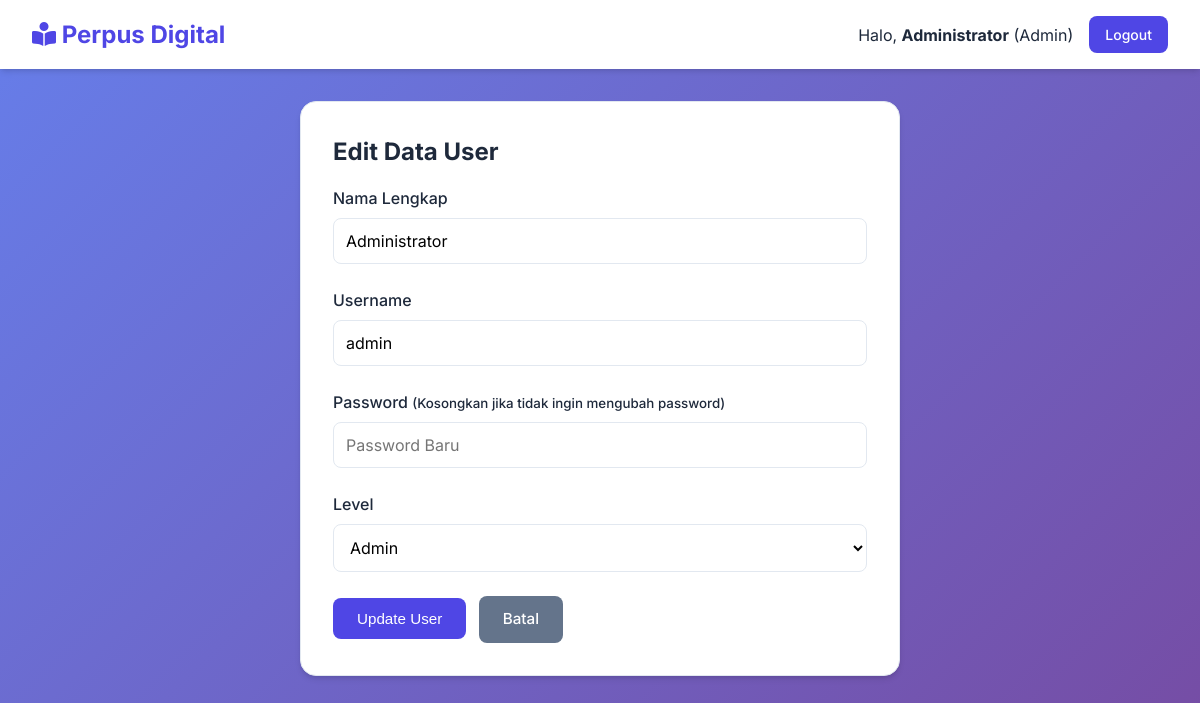
Page /edit_user.php?id=1 (signed in) on the committed database.
### tables this page shows
CREATE TABLE `users` (
  `id_user` int(11) NOT NULL AUTO_INCREMENT,
  `username` varchar(50) NOT NULL,
  `password` varchar(32) NOT NULL,
  `nama_lengkap` varchar(100) NOT NULL,
  `level` enum('admin','petugas') NOT NULL DEFAULT 'admin',
  PRIMARY KEY (`id_user`)
);

### edit_user.php (the view, shortened to what this page needs)
<?php
include 'header.php';
include 'config/database.php';
$id = $_GET['id'];
$data = mysqli_query($koneksi, "SELECT * FROM users WHERE id_user='$id'");
while ($d = mysqli_fetch_array($data)) {
?>
<div class="card" style="max-width: 600px; margin: 0 auto;">
    <h2 class="mb-4">Edit Data User</h2>
    <form action="proses_edit_user.php" method="POST">
        <div class="form-group">
            <label class="form-label">Nama Lengkap</label>
            <input type="text" name="nama" class="form-control" required value="<?php echo $d['nama_lengkap']; ?>">
        </div>
        <div class="form-group">
            <label class="form-label">Username</label>
            <input type="text" name="username" class="form-control" required value="<?php echo $d['username']; ?>">
        </div>
        <div class="form-group">
            <label class="form-label">Password <small>(Kosongkan jika tidak ingin mengubah password)</small></label>
            <input type="password" name="password" class="form-control" placeholder="Password Baru">
        </div>
        <div class="form-group">
            <label class="form-label">Level</label>
            <select name="level" class="form-control" required>
                <option value="admin" <?php if ($d['level'] == "admin")
        echo "selected"; ?>>Admin</option>
            </select>
        </div>
        <div class="mt-4">
            <button type="submit" class="btn btn-primary">Update User</button>
            <a href="user.php" class="btn" style="background-color: var(--secondary-color); color: white; margin-left: 0.5rem;">Batal</a>
        </div>
    </form>
</div>
<?php
}
include 'footer.php';
?>

### assets/css/style.css (style rules this page uses)
:root { --primary-color: #4f46e5; --primary-hover: #4338ca; --secondary-color: #64748b; --background-color: #f1f5f9; --surface-color: #ffffff; --text-color: #1e293b; --text-muted: #64748b; --border-color: #e2e8f0; --success-color: #10b981; --error-color: #ef4444; --warning-color: #f59e0b; --shadow-sm: 0 1px 2px 0 rgb(0 0 0 / 0.05); --shadow: 0 4px 6px -1px rgb(0 0 0 / 0.1), 0 2px 4px -2px rgb(0 0 0 / 0.1); --shadow-lg: 0 10px 15px -3px rgb(0 0 0 / 0.1), 0 4px 6px -4px rgb(0 0 0 / 0.1); --glass-bg: rgba(255, 255, 255, 0.7); --glass-border: 1px solid rgba(255, 255, 255, 0.3); --glass-shadow: 0 8px 32px 0 rgba(31, 38, 135, 0.37); }
* { margin: 0; padding: 0; box-sizing: border-box; }
body { font-family: 'Inter', sans-serif; background-color: var(--background-color); color: var(--text-color); line-height: 1.5; background-image: linear-gradient(135deg, #667eea 0%, #764ba2 100%); min-height: 100vh; }
a { text-decoration: none; color: var(--primary-color); transition: color 0.2s; }
.card { background: var(--surface-color); border-radius: 1rem; box-shadow: var(--shadow); padding: 2rem; border: 1px solid var(--border-color); }
.btn { display: inline-block; padding: 0.75rem 1.5rem; border-radius: 0.5rem; font-weight: 500; cursor: pointer; transition: all 0.2s; border: none; font-size: 0.95rem; }
.btn-primary { background-color: var(--primary-color); color: white; }
.form-group { margin-bottom: 1.5rem; }
.form-label { display: block; margin-bottom: 0.5rem; font-weight: 500; color: var(--text-color); }
.form-control { width: 100%; padding: 0.75rem; border: 1px solid var(--border-color); border-radius: 0.5rem; font-family: inherit; font-size: 1rem; transition: border-color 0.2s, box-shadow 0.2s; background-color: rgba(255, 255, 255, 0.9); }
.mb-4 { margin-bottom: 1rem; }
.mt-4 { margin-top: 1rem; }

### rows in the picture
users: nama "Administrator", username "admin", level "Admin"

### other values in the picture
$_SESSION['nama'] "Administrator"
$_SESSION['level'] "Admin"
